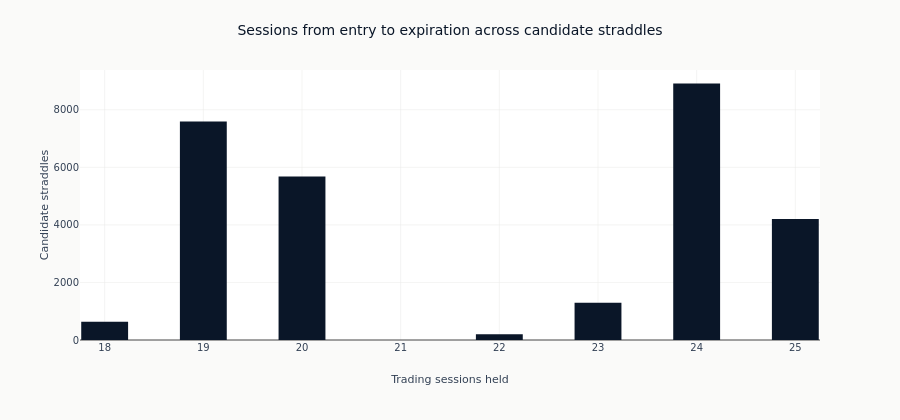

The code cell stored with this chart in its notebook:
### Markdown cell above
Read the figure for the spread rather than the centre: a strategy whose holding period is
fixed by an expiration calendar rather than by a chosen horizon will trade some intervals
considerably longer than others, and the cost of a day of gamma exposure is paid over each of
them.

### Code cell
holding_figure = px.histogram(
    holding.select("sessions_held"),
    x="sessions_held",
    nbins=int(holding.get_column("sessions_held").max()),
    color_discrete_sequence=[COLORS["blue"]],
)
holding_figure.update_layout(
    title="Sessions from entry to expiration across candidate straddles",
    height=420,
    width=900,
    bargap=0.05,
    margin=dict(t=70),
)
holding_figure.update_xaxes(title_text="Trading sessions held")
holding_figure.update_yaxes(title_text="Candidate straddles")
show_plotly_with_alt(
    holding_figure,
    "Histogram of the number of trading sessions each candidate straddle is held from entry "
    "to expiration, over the validation period.",
)

### Figure 1 — Plotly figure (JSON) as saved in the notebook; plotly's stock layout.template omitted (floating-point values rounded to 4 significant figures; data arrays with more than 128 entries replaced by an {"elided": "..."} marker saying what was removed)
{"data": [{"bingroup": "x", "hovertemplate": "sessions_held=%{x}<br>count=%{y}<extra></extra>", "legendgroup": "", "marker": {"color": "#0a1628", "pattern": {"shape": ""}}, "name": "", "nbinsx": 25, "orientation": "v", "showlegend": false, "type": "histogram", "x": {"elided": "28532 int values"}, "xaxis": "x", "yaxis": "y"}], "layout": {"bargap": 0.05, "barmode": "relative", "height": 420, "legend": {"tracegroupgap": 0}, "margin": {"t": 70}, "title": {"text": "Sessions from entry to expiration across candidate straddles"}, "width": 900, "xaxis": {"anchor": "y", "domain": [0.0, 1.0], "title": {"text": "Trading sessions held"}}, "yaxis": {"anchor": "x", "domain": [0.0, 1.0], "title": {"text": "Candidate straddles"}}}}
